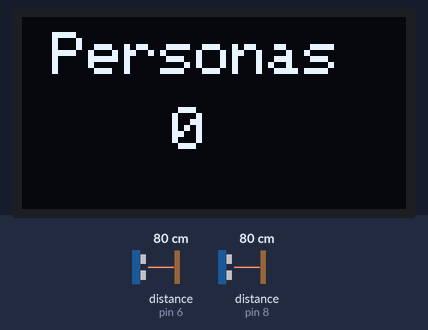
This sketch was run on a simulated Arduino Uno, built with avr-gcc and run on an emulated ATmega328P. Parts: 128×64 one-colour display. Wiring (inferred from the names in the program): 2 × ultrasonic range finder: trigger pin 7, echo pin 6 / trigger pin 9, echo pin 8. The test bench sets the inputs (shaded band); at power-on: distance to the obstacle (sensors on pin 6, pin 8) 80 cm. The echo pulse lasts 58.3 µs per cm.

Above: at 4.2 s.
4.3 s: distance to the obstacle (sensor on pin 6) set to 2 cm
At 5.6 s:
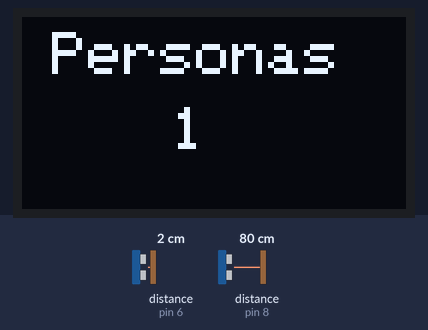
7.3 s: distance to the obstacle (sensor on pin 6) set to 60 cm
9.4 s: distance to the obstacle (sensor on pin 6) set to 4 cm
At 10.7 s:
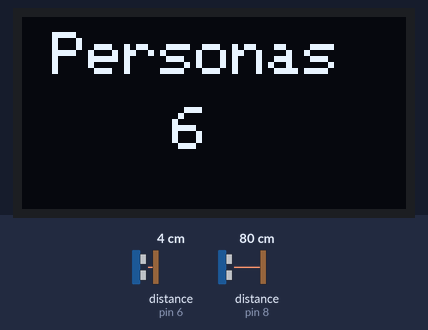
Timing chart, 0 to 12.4 s (numbered marks = the images above; inputs shaded):
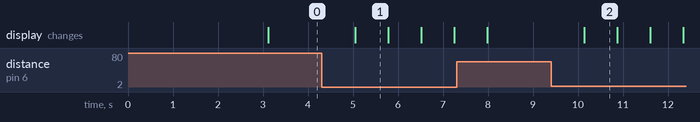

The sketch:

contPeople.ino
```cpp
#include <Wire.h>
#include <Adafruit_GFX.h>
#include <Adafruit_SH1106.h>

const int trigPin = 7;
const int echoPin = 6;
const int trigPin2 = 9;
const int echoPin2 = 8;
long duration, duration2;
int distance1, distance2, initialDistance1, initialDistance2;
int personas = 0;
#define OLED_RESET -1
Adafruit_SH1106 display(OLED_RESET); /* Object of class Adafruit_SSD1306 */

const unsigned char PROGMEM youtube [] = {
0x00, 0x00, 0x00, 0x00, 0x00, 0x00, 0x00, 0x00, 0x00, 0x00, 0x00, 0x00, 0x00, 0x00, 0x00, 0x00,
0x00, 0x00, 0x00, 0x00, 0x00, 0x00, 0x00, 0x00, 0x00, 0x00, 0x00, 0x00, 0x00, 0x00, 0x00, 0x00,
0x00, 0x00, 0x00, 0x00, 0x00, 0x00, 0x00, 0x00, 0x00, 0x00, 0x00, 0x00, 0x00, 0x00, 0x00, 0x00,
0x00, 0x00, 0x00, 0x00, 0x00, 0x00, 0x00, 0x00, 0x00, 0x00, 0x00, 0x00, 0x00, 0x00, 0x00, 0x00,
0x00, 0x00, 0x00, 0x00, 0x00, 0x00, 0x00, 0x00, 0x00, 0x00, 0x00, 0x00, 0x00, 0x00, 0x00, 0x00,
0x00, 0x00, 0x00, 0x00, 0x00, 0x00, 0x00, 0x00, 0x00, 0x00, 0x00, 0x00, 0x00, 0x00, 0x00, 0x00,
0x00, 0x00, 0x00, 0x00, 0x00, 0x00, 0x00, 0x00, 0x00, 0x0F, 0xF8, 0x00, 0x00, 0x00, 0x00, 0x00,
0x00, 0x00, 0x00, 0x00, 0x00, 0x00, 0x00, 0x1F, 0xFF, 0xFF, 0xFF, 0xFF, 0xFC, 0x00, 0x00, 0x00,
0x00, 0x00, 0x00, 0x00, 0x00, 0x00, 0x00, 0x7F, 0xFF, 0xFF, 0xFF, 0xFF, 0xFE, 0x00, 0x00, 0x00,
0x00, 0x00, 0x00, 0x00, 0x00, 0x00, 0x00, 0xFF, 0xFF, 0xFF, 0xFF, 0xFF, 0xFF, 0x00, 0x00, 0x00,
0x00, 0x00, 0x00, 0x00, 0x00, 0x00, 0x00, 0xFF, 0xFF, 0xFF, 0xFF, 0xFF, 0xFF, 0x80, 0x00, 0x00,
0x00, 0x00, 0x00, 0x00, 0x00, 0x00, 0x01, 0xFF, 0xFF, 0xFF, 0xFF, 0xFF, 0xFF, 0x80, 0x00, 0x00,
0x00, 0x00, 0x1C, 0x1C, 0x00, 0x00, 0x01, 0xC0, 0x03, 0xFF, 0x87, 0xFF, 0xFF, 0xC0, 0x00, 0x00,
0x00, 0x00, 0x1C, 0x1E, 0x00, 0x00, 0x01, 0xC0, 0x03, 0xFF, 0x87, 0xFF, 0xFF, 0xC0, 0x00, 0x00,
0x00, 0x00, 0x1E, 0x1C, 0x00, 0x00, 0x01, 0xC0, 0x03, 0xFF, 0x87, 0xFF, 0xFF, 0xC0, 0x00, 0x00,
0x00, 0x00, 0x0E, 0x3C, 0x00, 0x00, 0x03, 0xFC, 0x3F, 0xFF, 0x87, 0xFF, 0xFF, 0xC0, 0x00, 0x00,
0x00, 0x00, 0x0E, 0x38, 0x00, 0x00, 0x03, 0xFC, 0x3F, 0xFF, 0x87, 0xFF, 0xFF, 0xC0, 0x00, 0x00,
0x00, 0x00, 0x0F, 0x78, 0x00, 0x00, 0x03, 0xFC, 0x3F, 0xFF, 0x86, 0xFF, 0xBF, 0xC0, 0x00, 0x00,
0x00, 0x00, 0x0F, 0x78, 0xFC, 0x78, 0xE3, 0xFC, 0x38, 0x61, 0x80, 0x7C, 0x07, 0xC0, 0x00, 0x00,
0x00, 0x00, 0x07, 0x71, 0xFE, 0x78, 0xE3, 0xFC, 0x38, 0x61, 0x80, 0x38, 0x03, 0xC0, 0x00, 0x00,
0x00, 0x00, 0x07, 0xF1, 0xFF, 0x78, 0xE3, 0xFC, 0x38, 0x61, 0x80, 0x38, 0x03, 0xE0, 0x00, 0x00,
0x00, 0x00, 0x07, 0xF3, 0xCF, 0x78, 0xE3, 0xFC, 0x38, 0x61, 0x84, 0x30, 0xC3, 0xE0, 0x00, 0x00,
0x00, 0x00, 0x03, 0xE3, 0xC7, 0x78, 0xE3, 0xFC, 0x38, 0x61, 0x86, 0x10, 0xE1, 0xE0, 0x00, 0x00,
0x00, 0x00, 0x03, 0xE3, 0xC7, 0x78, 0xE3, 0xFC, 0x38, 0x61, 0x86, 0x10, 0xE1, 0xE0, 0x00, 0x00,
0x00, 0x00, 0x03, 0xE3, 0xC7, 0x78, 0xE3, 0xFC, 0x38, 0x61, 0x86, 0x10, 0xE1, 0xE0, 0x00, 0x00,
0x00, 0x00, 0x03, 0xE3, 0xC7, 0x78, 0xE3, 0xFC, 0x38, 0x61, 0x86, 0x10, 0x01, 0xE0, 0x00, 0x00,
0x00, 0x00, 0x01, 0xC3, 0xC7, 0x78, 0xE3, 0xFC, 0x38, 0x61, 0x86, 0x10, 0x01, 0xE0, 0x00, 0x00,
0x00, 0x00, 0x01, 0xC3, 0xC7, 0x78, 0xE3, 0xFC, 0x38, 0x61, 0x86, 0x10, 0x01, 0xE0, 0x00, 0x00,
0x00, 0x00, 0x01, 0xC3, 0xC7, 0x78, 0xE3, 0xFC, 0x38, 0x61, 0x86, 0x10, 0xFF, 0xE0, 0x00, 0x00,
0x00, 0x00, 0x01, 0xC3, 0xC7, 0x78, 0xE3, 0xFC, 0x38, 0x61, 0x86, 0x10, 0xFF, 0xC0, 0x00, 0x00,
0x00, 0x00, 0x01, 0xC3, 0xC7, 0x78, 0xE3, 0xFC, 0x38, 0x61, 0x86, 0x10, 0xE1, 0xC0, 0x00, 0x00,
0x00, 0x00, 0x01, 0xC3, 0xC7, 0x78, 0xE3, 0xFC, 0x38, 0x61, 0x86, 0x10, 0xE1, 0xC0, 0x00, 0x00,
0x00, 0x00, 0x01, 0xC3, 0xCF, 0x79, 0xE3, 0xFC, 0x38, 0x61, 0x84, 0x30, 0xE1, 0xC0, 0x00, 0x00,
0x00, 0x00, 0x01, 0xC1, 0xEF, 0x7B, 0xE3, 0xFC, 0x38, 0x01, 0x80, 0x38, 0x43, 0xC0, 0x00, 0x00,
0x00, 0x00, 0x01, 0xC0, 0xFC, 0x3E, 0xE1, 0xFC, 0x38, 0x21, 0x80, 0x3C, 0x07, 0xC0, 0x00, 0x00,
0x00, 0x00, 0x00, 0x00, 0x38, 0x18, 0x01, 0xFC, 0x3C, 0x61, 0xC4, 0x7F, 0x1F, 0xC0, 0x00, 0x00,
0x00, 0x00, 0x00, 0x00, 0x00, 0x00, 0x01, 0xFF, 0xFF, 0xFF, 0xFF, 0xFF, 0xFF, 0xC0, 0x00, 0x00,
0x00, 0x00, 0x00, 0x00, 0x00, 0x00, 0x01, 0xFF, 0xFF, 0xFF, 0xFF, 0xFF, 0xFF, 0x80, 0x00, 0x00,
0x00, 0x00, 0x00, 0x00, 0x00, 0x00, 0x00, 0xFF, 0xFF, 0xFF, 0xFF, 0xFF, 0xFF, 0x80, 0x00, 0x00,
0x00, 0x00, 0x00, 0x00, 0x00, 0x00, 0x00, 0x7F, 0xFF, 0xFF, 0xFF, 0xFF, 0xFF, 0x00, 0x00, 0x00,
0x00, 0x00, 0x00, 0x00, 0x00, 0x00, 0x00, 0x3F, 0xFF, 0xFF, 0xFF, 0xFF, 0xFE, 0x00, 0x00, 0x00,
0x00, 0x00, 0x00, 0x00, 0x00, 0x00, 0x00, 0x0F, 0xFF, 0xFF, 0xFF, 0xFF, 0xF8, 0x00, 0x00, 0x00,
0x00, 0x00, 0x00, 0x00, 0x00, 0x00, 0x00, 0x00, 0x00, 0x00, 0x00, 0x00, 0x00, 0x00, 0x00, 0x00,
0x00, 0x00, 0x00, 0x00, 0x00, 0x00, 0x00, 0x00, 0x00, 0x00, 0x00, 0x00, 0x00, 0x00, 0x00, 0x00,
0x00, 0x00, 0x00, 0x00, 0x00, 0x00, 0x00, 0x00, 0x00, 0x00, 0x00, 0x00, 0x00, 0x00, 0x00, 0x00,
0x00, 0x00, 0x00, 0x00, 0x00, 0x00, 0x00, 0x00, 0x00, 0x00, 0x00, 0x00, 0x00, 0x00, 0x00, 0x00,
0x00, 0x00, 0x00, 0x00, 0x00, 0x00, 0x00, 0x00, 0x00, 0x00, 0x00, 0x00, 0x00, 0x00, 0x00, 0x00,
0x00, 0x00, 0x00, 0x00, 0x00, 0x00, 0x00, 0x00, 0x00, 0x00, 0x00, 0x00, 0x00, 0x00, 0x00, 0x00,
0x00, 0x00, 0x00, 0x00, 0x00, 0x00, 0x00, 0x00, 0x00, 0x00, 0x00, 0x00, 0x00, 0x00, 0x00, 0x00,
0x01, 0xE6, 0x0F, 0x1E, 0x7E, 0x7C, 0x78, 0xC9, 0x1E, 0x0C, 0x07, 0x8F, 0x04, 0x4C, 0x86, 0x00,
0x01, 0x06, 0x08, 0x31, 0x08, 0x44, 0xCC, 0xC9, 0x31, 0x0C, 0x04, 0x48, 0x04, 0x4C, 0x86, 0x00,
0x01, 0x06, 0x08, 0x20, 0x08, 0x44, 0x84, 0xC9, 0x20, 0x1C, 0x04, 0x48, 0x04, 0x4C, 0x8E, 0x00,
0x01, 0xE6, 0x0F, 0x20, 0x08, 0x44, 0x84, 0xE9, 0x20, 0x16, 0x04, 0x6F, 0x04, 0x4E, 0x8B, 0x00,
0x01, 0x06, 0x08, 0x20, 0x08, 0x78, 0x84, 0xB9, 0x20, 0x32, 0x04, 0x68, 0x04, 0x4B, 0x99, 0x00,
0x01, 0x06, 0x08, 0x20, 0x08, 0x48, 0x84, 0x99, 0x20, 0x3F, 0x04, 0x48, 0x04, 0x49, 0x9F, 0x80,
0x01, 0x06, 0x08, 0x31, 0x08, 0x44, 0xCC, 0x99, 0x31, 0x23, 0x04, 0x48, 0x06, 0xC9, 0x91, 0x80,
0x01, 0xE7, 0xCF, 0x1E, 0x08, 0x46, 0x78, 0x99, 0x1E, 0x61, 0x07, 0x8F, 0x03, 0x89, 0xB0, 0x80,
0x00, 0x00, 0x00, 0x00, 0x00, 0x00, 0x00, 0x00, 0x00, 0x00, 0x00, 0x00, 0x00, 0x00, 0x00, 0x00,
0x00, 0x00, 0x00, 0x00, 0x00, 0x00, 0x00, 0x00, 0x00, 0x00, 0x00, 0x00, 0x00, 0x00, 0x00, 0x00,
0x00, 0x00, 0x00, 0x00, 0x00, 0x00, 0x00, 0x00, 0x00, 0x00, 0x00, 0x00, 0x00, 0x00, 0x00, 0x00,
0x00, 0x00, 0x00, 0x00, 0x00, 0x00, 0x00, 0x00, 0x00, 0x00, 0x00, 0x00, 0x00, 0x00, 0x00, 0x00,
0x00, 0x00, 0x00, 0x00, 0x00, 0x00, 0x00, 0x00, 0x00, 0x00, 0x00, 0x00, 0x00, 0x00, 0x00, 0x00,
0x00, 0x00, 0x00, 0x00, 0x00, 0x00, 0x00, 0x00, 0x00, 0x00, 0x00, 0x00, 0x00, 0x00, 0x00, 0x00,
0x00, 0x00, 0x00, 0x00, 0x00, 0x00, 0x00, 0x00, 0x00, 0x00, 0x00, 0x00, 0x00, 0x00, 0x00, 0x00
};

void setup() {
  pinMode(trigPin, OUTPUT);
  pinMode(echoPin, INPUT);
  pinMode(trigPin2, OUTPUT);
  pinMode(echoPin2, INPUT);
  display.begin(SH1106_SWITCHCAPVCC, 0x3C);//CONFIGURA LA DIRECCION DEL DISPLAY
  display.clearDisplay();//BORRAR DISPLAY
  display.setTextColor(WHITE);//TEXTO EN COLOR BLANCO
  display.setTextSize(2);//TAMAÑO DE LA LETRA (SE PUDE AJUSTRAR CON DECIMALES EJEMPLO (1.1, 1.2, 1.3...)
  display.setCursor(0,0);
  display.drawBitmap(0,0,youtube,128,64,WHITE);
  display.display();
  delay(3000);

  digitalWrite(trigPin, HIGH);
  delayMicroseconds(10);
  digitalWrite(trigPin, LOW);
  duration = pulseIn(echoPin, HIGH);
  initialDistance1 = duration*0.034/2;
  digitalWrite(trigPin2, HIGH);
  delayMicroseconds(10);
  digitalWrite(trigPin2, LOW);
  duration2 = pulseIn(echoPin2, HIGH);
  initialDistance2 = duration2*0.034/2;
}

void loop() {
  digitalWrite(trigPin, HIGH);
  delayMicroseconds(10);
  digitalWrite(trigPin, LOW);
  duration = pulseIn(echoPin, HIGH);
  distance1= duration*0.034/2;

  digitalWrite(trigPin2, HIGH);
  delayMicroseconds(10);
  digitalWrite(trigPin2, LOW);
  duration2 = pulseIn(echoPin2, HIGH);
  distance2= duration2*0.034/2;

  if(distance1 < initialDistance1-30) {
    personas += 1;
    delay(700);//TIEMPO DE ESPERA
  }
  else if(distance2 < initialDistance2-30 && personas > 0) {
    personas = personas - 1;
    delay(700);//TIEMPO DE ESPERA
  }

  display.clearDisplay();//BORRAR DISPLAY
  display.setCursor(10,5);//POSICION DE INICIO DE ESCRITURA
  display.println("Personas");//TEXTO EN PANTALLA
  display.setCursor(50,30);
  display.println(personas);
  display.display();
}
```

Measured:
- after the input at 4.3 s, the display: changes after 0.75 s (image 1)
- after the input at 9.4 s, the display: changes after 0.74 s (image 2)
- what the display in image 1 shows lasts 0.7 s, from 5.1 s to 5.8 s
